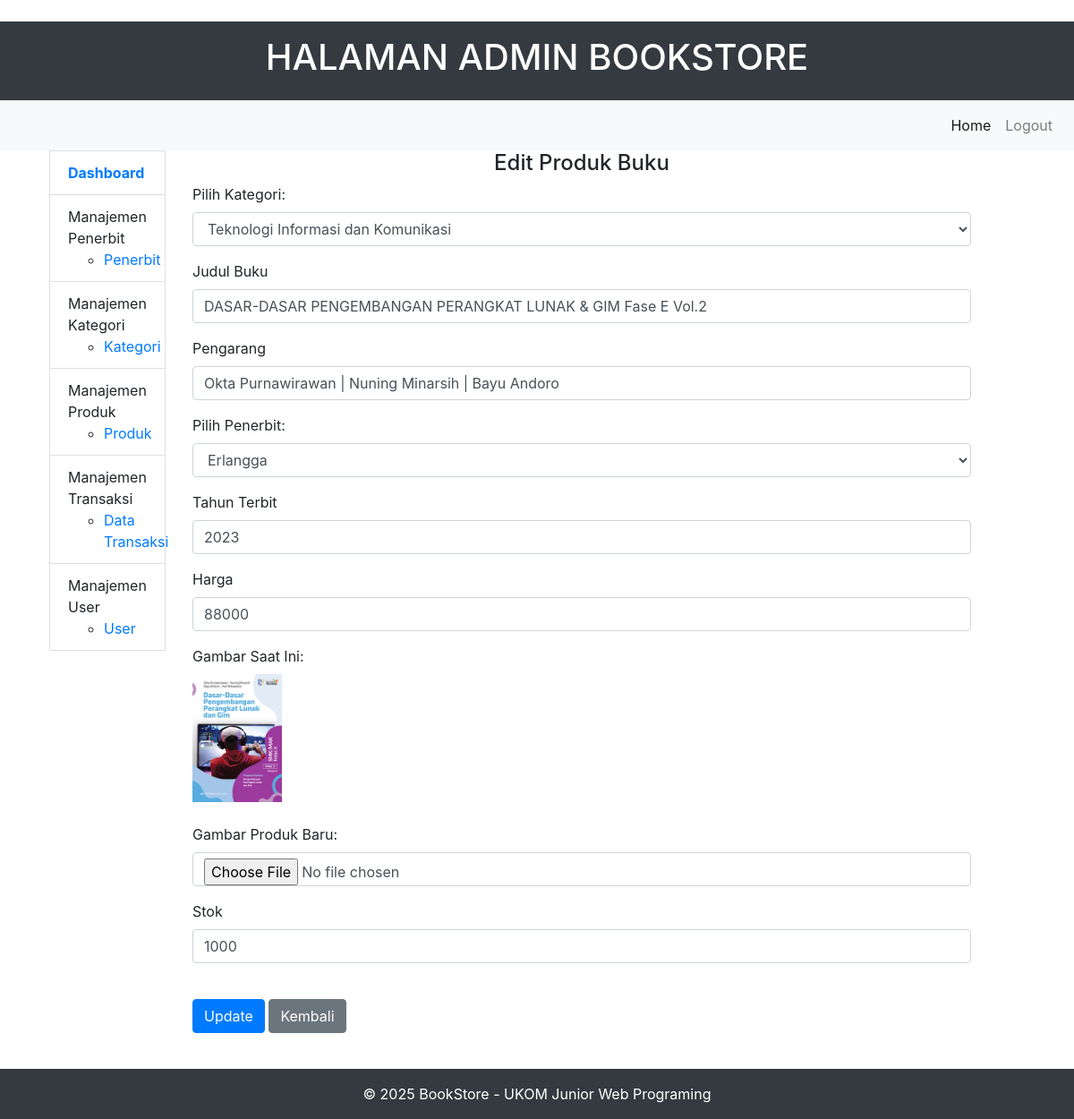
Page /admin/edit-produk.php?id_buku=1 (signed in) on the committed database.
### tables this page shows
CREATE TABLE `tb_buku` (
  `id_buku` int(11) NOT NULL,
  `id_kategori` int(11) DEFAULT NULL,
  `judul_buku` varchar(100) NOT NULL,
  `pengarang` varchar(100) NOT NULL,
  `id_penerbit` int(11) DEFAULT NULL,
  `tahun` int(11) NOT NULL,
  `harga` int(11) NOT NULL,
  `foto` text NOT NULL,
  `stok` int(11) NOT NULL
);

### admin/edit-produk.php (the view, shortened to what this page needs)
<?php
include "../koneksi.php";
$queryGetKategori = "SELECT id_kategori, nama_kategori FROM tb_kategori ORDER BY id_kategori DESC";
$resultKategori = $conn->query($queryGetKategori);
$queryGetPenerbit = "SELECT id_penerbit, nama_penerbit FROM tb_penerbit ORDER BY id_penerbit DESC";
$resultPenerbit = $conn->query($queryGetPenerbit);
$id = intval($_GET['id_buku']);
$queryBuku = "SELECT * FROM tb_buku WHERE id_buku = $id";
$resultBuku = $conn->query($queryBuku);
if ($resultBuku->num_rows > 0) {
    $data = $resultBuku->fetch_assoc();
} else {
    echo "Data tidak ditemukan!";
}
?>
<!DOCTYPE html>
<html lang="en">
<head>
    <?php include "title.php"; ?>
    <link rel="stylesheet" type="text/css" href="https://cdn.datatables.net/1.11.5/css/jquery.dataTables.css">
</head>
<body class="d-flex flex-column h-100">
    <?php include 'header.php'; ?>
    <?php include 'menu.php'; ?>
    <div class="container-fluid">
        <div class="row">
            <?php include 'sidebar.php'; ?>
            <div class="col-md-9">
                <h4 class="text-center" >Edit Produk Buku</h1>
                    <form action="" method="POST" enctype="multipart/form-data">
                        <div class="form-group">
                            <label for="id_kategori">Pilih Kategori:</label>
                            <select class="form-control" id="id_kategori" name="id_kategori">
                                <?php
                                while ($row = $resultKategori->fetch_assoc()) {
                                    $selected = ($row['id_kategori'] == $data['id_kategori']) ? "selected" : "";
                                    echo "<option value='" . $row['id_kategori'] . "' $selected>" . $row['nama_kategori'] . "</option>";
                                }
                                ?>
                            </select>
                        </div>
                        <div class="form-group">
                            <label for="judul_buku">Judul Buku</label>
                            <input type="text" class="form-control" name="judul_buku" value="<?php echo $data['judul_buku']; ?>">
                        </div>
                        <div class="form-group">
                            <label for="pengarang">Pengarang</label>
                            <input type="text" class="form-control" name="pengarang" value="<?php echo $data['pengarang']; ?>">
                        </div>
                        <div class="form-group">
                            <label for="id_penerbit">Pilih Penerbit:</label>
                            <select class="form-control" id="id_penerbit" name="id_penerbit">
                                <?php
                                while ($row2 = $resultPenerbit->fetch_assoc()) {
                                    $selected = ($row2['id_penerbit'] == $data['id_penerbit']) ? "selected" : "";
                                    echo "<option value='" . $row2['id_penerbit'] . "' $selected>" . $row2['nama_penerbit'] . "</option>";
                                }
                                ?>
                            </select>
                        </div>
                        <div class="form-group">
                            <label for="tahun">Tahun Terbit</label>
                            <input type="number" class="form-control" name="tahun" value="<?php echo $data['tahun']; ?>">
                        </div>
                        <div class="form-group">
                            <label for="harga">Harga</label>
                            <input type="number" class="form-control" name="harga" value="<?php echo $data['harga']; ?>">
                        </div>
                        <div class="form-group">
                            <label>Gambar Saat Ini:</label><br>
                            <img src="foto_produk/<?php echo $data['foto']; ?>" alt="Gambar Produk" width="100"><br><br>
                            <label for="gambar">Gambar Produk Baru:</label>
                            <input type="file" class="form-control" name="gambar">
                        </div>
                        <div class="form-group">
                            <label for="harga">Stok</label>
                            <input type="number" class="form-control" name="stok" value="<?php echo $data['stok']; ?>">
                        </div><br>
                        <div class="form-group">
                        <input type="submit" class="btn btn-primary" name="UPDATE" value="Update">
                        <a href="produk.php"><input type="button" class="btn btn-secondary"  value="Kembali"></a>
                        </div>
                    </form>
            </div>
        </div>
    </div>
    <?php include 'footer.php'; ?>
</body>
</html>

### rows in the picture
tb_buku: judul_buku "DASAR-DASAR PENGEMBANGAN PERANGKAT LUNAK & GIM Fase E Vol.2", pengarang "Okta Purnawirawan | Nuning Minarsih | Bayu Andoro", tahun "2023", harga "88000", foto (picture), stok "1000"

### other values in the picture
form field id_kategori "Teknologi Informasi dan Komunikasi"
form field id_penerbit "Erlangga"
